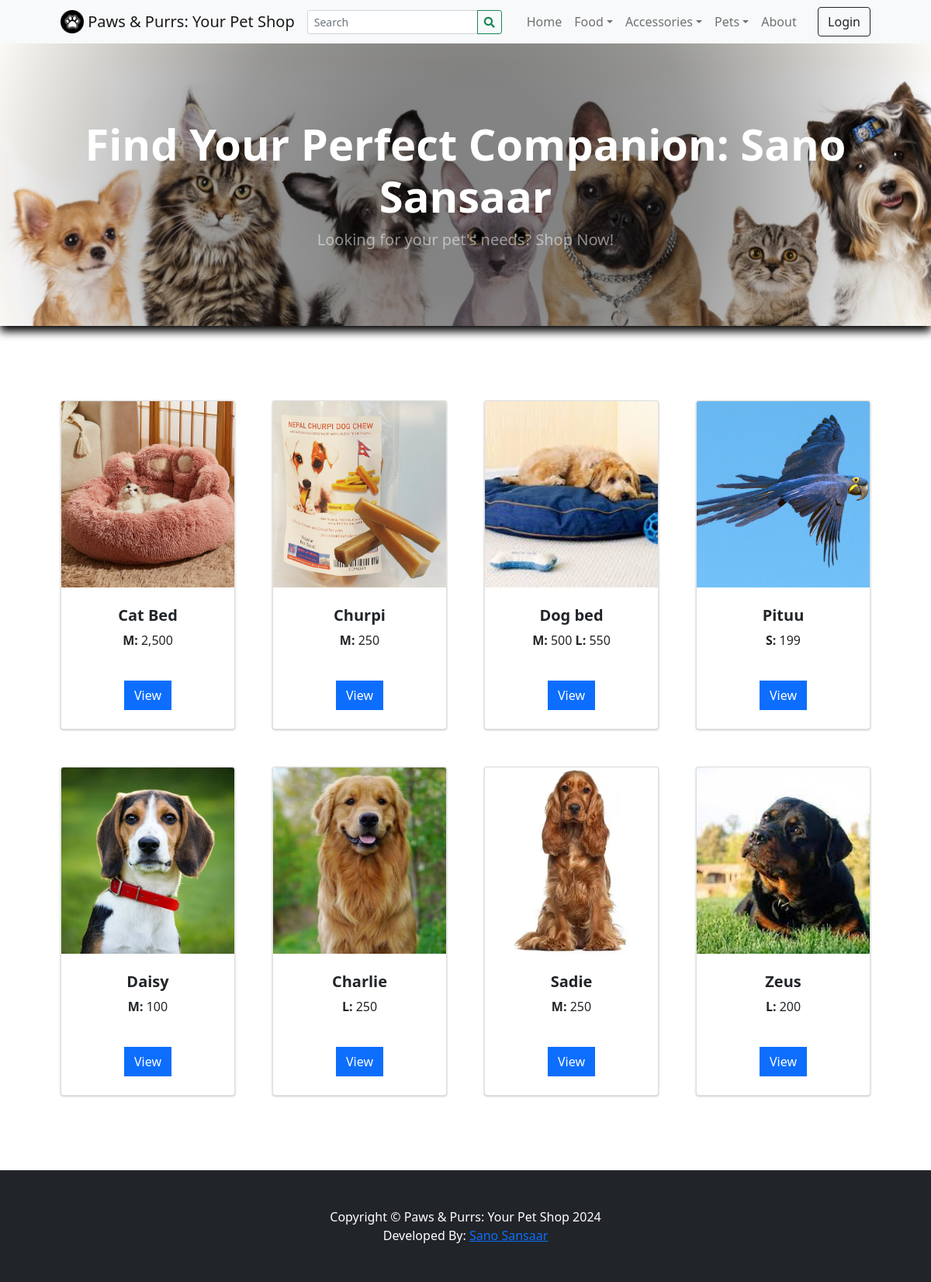
/pet_shop/index.php, run on the app's committed database.
### tables this page shows
CREATE TABLE `categories` (
  `id` int(30) NOT NULL,
  `category` varchar(250) NOT NULL,
  `description` text DEFAULT NULL,
  `status` tinyint(1) NOT NULL DEFAULT 1,
  `date_created` datetime NOT NULL DEFAULT current_timestamp()
);

CREATE TABLE `products` (
  `id` int(30) NOT NULL,
  `category_id` int(30) NOT NULL,
  `sub_category_id` int(30) NOT NULL,
  `product_name` varchar(250) NOT NULL,
  `description` text NOT NULL,
  `status` tinyint(1) NOT NULL DEFAULT 1,
  `date_created` datetime NOT NULL DEFAULT current_timestamp()
);

### pet_shop/classes/DBConnection.php (called while the page is built, shortened)
<?php
class DBConnection {
    private $host = '127.0.0.1';
    private $username = 'root';
    private $password = '';
    private $database = 'pet_shop_db';
    public $conn;
    public function __construct() {
        if (!isset($this->conn)) {
            $this->conn = new mysqli($this->host, $this->username, $this->password, $this->database);
        }
    }
}
?>

### pet_shop/config.php (called while the page is built, shortened)
<?php
require_once('classes/DBConnection.php');
require_once('classes/SystemSettings.php');
function validate_image($file){
	if(!empty($file)){
		if(is_file(base_app.$file)){
			return base_url.$file;
		}else{
			return base_url.'dist/img/no-image-available.png';
		}
	}else{
		return base_url.'dist/img/no-image-available.png';
	}
}
?>

### pet_shop/inc/topBarNav.php (the view, shortened to what this page needs)
<nav class="navbar navbar-expand-lg navbar-light bg-light">
            <div class="container px-4 px-lg-5 ">
                <a class="navbar-brand" href="./">
                <img src="<?php echo validate_image($_settings->info('logo')) ?>" width="30" height="30" class="d-inline-block align-top" alt="" loading="lazy">
                <?php echo $_settings->info('short_name') ?>
                </a>
                <form class="form-inline" id="search-form">
                  <div class="input-group">
                    <input class="form-control form-control-sm form " type="search" placeholder="Search" aria-label="Search" name="search"  value="<?php echo isset($_GET['search']) ? $_GET['search'] : "" ?>"  aria-describedby="button-addon2">
                    <div class="input-group-append">
                      <button class="btn btn-outline-success btn-sm m-0" type="submit" id="button-addon2"><i class="fa fa-search"></i></button>
                    </div>
                  </div>
                </form>
                <div class="collapse navbar-collapse" id="navbarSupportedContent">
                    <ul class="navbar-nav me-auto mb-2 mb-lg-0 ms-lg-4">
                        <li class="nav-item"><a class="nav-link" aria-current="page" href="./">Home</a></li>
                        <?php
                        $cat_qry = $conn->query("SELECT * FROM categories where status = 1 ");
                        while($crow = $cat_qry->fetch_assoc()):
                          $sub_qry = $conn->query("SELECT * FROM sub_categories where status = 1 and parent_id = '{$crow['id']}' ");
                          if($sub_qry->num_rows <= 0):
                        ?>
                        <li class="nav-item"><a class="nav-link" aria-current="page" href="./?p=products&c=<?php echo md5($crow['id']) ?>"><?php echo $crow['category'] ?></a></li>
                        <?php else: ?>
                        <li class="nav-item dropdown">
                          <a class="nav-link dropdown-toggle" id="navbarDropdown<?php echo $crow['id'] ?>" href="#" role="button" data-toggle="dropdown" aria-expanded="false"><?php echo $crow['category'] ?></a></a>
                        </li>
                        <?php endif; ?>
                        <?php endwhile; ?>
                        <li class="nav-item"><a class="nav-link" href="./?p=about">About</a></li>
                    </ul>
                    <div class="d-flex align-items-center">
                      <?php if(!isset($_SESSION['userdata']['id'])): ?>
                        <button class="btn btn-outline-dark ml-2" id="login-btn" type="button">Login</button>
                        <?php endif; ?>
                    </div>
                </div>
            </div>
        </nav>

### pet_shop/inc/header.php (shortened to what this page needs)
<head>
    <link rel="stylesheet" href="<?php echo base_url ?>plugins/fontawesome-free/css/all.min.css">
    <link rel="stylesheet" href="<?php echo base_url ?>plugins/tempusdominus-bootstrap-4/css/tempusdominus-bootstrap-4.min.css">
  <link rel="stylesheet" href="<?php echo base_url ?>plugins/datatables-bs4/css/dataTables.bootstrap4.min.css">
  <link rel="stylesheet" href="<?php echo base_url ?>plugins/datatables-responsive/css/responsive.bootstrap4.min.css">
  <link rel="stylesheet" href="<?php echo base_url ?>plugins/datatables-buttons/css/buttons.bootstrap4.min.css">
  <link rel="stylesheet" href="<?php echo base_url ?>plugins/select2/css/select2.min.css">
  <link rel="stylesheet" href="<?php echo base_url ?>plugins/select2-bootstrap4-theme/select2-bootstrap4.min.css">
    <link rel="stylesheet" href="<?php echo base_url ?>plugins/icheck-bootstrap/icheck-bootstrap.min.css">
    <link rel="stylesheet" href="<?php echo base_url ?>plugins/jqvmap/jqvmap.min.css">
    <link rel="stylesheet" href="<?php echo base_url ?>dist/css/adminlte.css">
    <link rel="stylesheet" href="<?php echo base_url ?>dist/css/custom.css">
    <link rel="stylesheet" href="<?php echo base_url ?>assets/css/styles.css">
    <link rel="stylesheet" href="<?php echo base_url ?>plugins/overlayScrollbars/css/OverlayScrollbars.min.css">
    <link rel="stylesheet" href="<?php echo base_url ?>plugins/daterangepicker/daterangepicker.css">
    <link rel="stylesheet" href="<?php echo base_url ?>plugins/summernote/summernote-bs4.min.css">
  <link rel="stylesheet" href="<?php echo base_url ?>plugins/sweetalert2-theme-bootstrap-4/bootstrap-4.min.css">
  </head>

### pet_shop/home.php
 <header class="bg-dark py-5" id="main-header">
    <div class="container px-4 px-lg-5 my-5">
        <div class="text-center text-white">
            <h1 class="display-4 fw-bolder">Find Your Perfect Companion: Sano Sansaar</h1>
            <p class="lead fw-normal text-white-50 mb-0">Looking for your pet's needs? Shop Now!</p>
        </div>
    </div>
</header>
<section class="py-5">
    <div class="container px-4 px-lg-5 mt-5">
        <div class="row gx-4 gx-lg-5 row-cols-md-3 row-cols-xl-4 justify-content-center">
            <?php
                $products = $conn->query("SELECT * FROM `products` where status = 1 order by rand() limit 8 ");
                while($row = $products->fetch_assoc()):
                    $upload_path = base_app.'/uploads/product_'.$row['id'];
                    $img = "";
                    if(is_dir($upload_path)){
                        $fileO = scandir($upload_path);
                        if(isset($fileO[2]))
                            $img = "uploads/product_".$row['id']."/".$fileO[2];
                    }
                    $inventory = $conn->query("SELECT * FROM inventory where product_id = ".$row['id']);
                    $inv = array();
                    while($ir = $inventory->fetch_assoc()){
                        $inv[$ir['size']] = number_format($ir['price']);
                    }
            ?>
            <div class="col mb-5">
                <div class="card h-100 product-item">
                    <img class="card-img-top w-100" src="<?php echo validate_image($img) ?>" alt="..." />
                    <div class="card-body p-4">
                        <div class="text-center">
                            <h5 class="fw-bolder"><?php echo $row['product_name'] ?></h5>
                            <?php foreach($inv as $k=> $v): ?>
                                <span><b><?php echo $k ?>: </b><?php echo $v ?></span>
                            <?php endforeach; ?>
                        </div>
                    </div>
                    <div class="card-footer p-4 pt-0 border-top-0 bg-transparent">
                        <div class="text-center">
                            <a class="btn btn-flat btn-primary "   href=".?p=view_product&id=<?php echo md5($row['id']) ?>">View</a>
                        </div>
                    </div>
                </div>
            </div>
            <?php endwhile; ?>
        </div>
    </div>
</section>

### pet_shop/inc/footer.php (shortened to what this page needs)
<footer class="py-5 bg-dark">
            <div class="container">
              <p class="m-0 text-center text-white">Copyright &copy; <?php echo $_settings->info('short_name') ?> 2024</p>
              <p class="m-0 text-center text-white">Developed By: <a href="mailto:ashish20012057@gmail.com">Sano Sansaar</a></p>
          </div>
        </footer>

### data on the page
categories: category "Food"
categories: category "Accessories"
categories: category "Pets"
products: shows a picture, product_name "Cat Bed", k "M", v "2,500"
products: shows a picture, product_name "Churpi", k "M", v "250"
products: shows a picture, product_name "Dog bed", k "M", v "500", k "L", v "550"
products: shows a picture, product_name "Pituu", k "S", v "199"
products: shows a picture, product_name "Daisy", k "M", v "100"
products: shows a picture, product_name "Charlie", k "L", v "250"
products: shows a picture, product_name "Sadie", k "M", v "250"
products: shows a picture, product_name "Zeus", k "L", v "200"

### other printed values
$_settings->info('short_name') "Paws & Purrs: Your Pet Shop"
